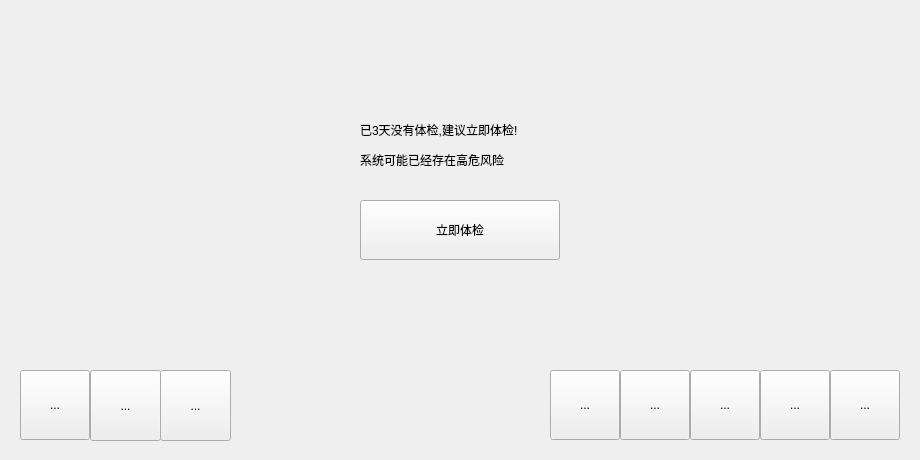
<?xml version="1.0" encoding="UTF-8"?>
<ui version="4.0">
    <class>HomeWidget</class>
    <widget class="QWidget" name="HomeWidget">
        <property name="geometry">
            <rect>
                <x>0</x>
                <y>0</y>
                <width>920</width>
                <height>460</height>
            </rect>
        </property>
        <property name="windowTitle">
            <string>Form</string>
        </property>
        <widget class="QWidget" name="home" native="true">
            <property name="geometry">
                <rect>
                    <x>0</x>
                    <y>0</y>
                    <width>920</width>
                    <height>460</height>
                </rect>
            </property>
            <widget class="QLabel" name="subtitle">
                <property name="geometry">
                    <rect>
                        <x>360</x>
                        <y>150</y>
                        <width>400</width>
                        <height>20</height>
                    </rect>
                </property>
                <property name="text">
                    <string>系统可能已经存在高危风险</string>
                </property>
            </widget>
            <widget class="QPushButton" name="roundButton">
                <property name="geometry">
                    <rect>
                        <x>360</x>
                        <y>200</y>
                        <width>200</width>
                        <height>60</height>
                    </rect>
                </property>
                <property name="text">
                    <string>立即体检</string>
                </property>
            </widget>
            <widget class="QToolButton" name="tbApp">
                <property name="geometry">
                    <rect>
                        <x>550</x>
                        <y>370</y>
                        <width>70</width>
                        <height>70</height>
                    </rect>
                </property>
                <property name="text">
                    <string>...</string>
                </property>
            </widget>
            <widget class="QToolButton" name="tbService">
                <property name="geometry">
                    <rect>
                        <x>620</x>
                        <y>370</y>
                        <width>70</width>
                        <height>70</height>
                    </rect>
                </property>
                <property name="text">
                    <string>...</string>
                </property>
            </widget>
            <widget class="QWidget" name="iconWidget" native="true">
                <property name="geometry">
                    <rect>
                        <x>110</x>
                        <y>90</y>
                        <width>190</width>
                        <height>190</height>
                    </rect>
                </property>
            </widget>
            <widget class="QLabel" name="title">
                <property name="geometry">
                    <rect>
                        <x>360</x>
                        <y>110</y>
                        <width>400</width>
                        <height>40</height>
                    </rect>
                </property>
                <property name="text">
                    <string>已3天没有体检,建议立即体检!</string>
                </property>
            </widget>
            <widget class="QToolButton" name="tbHandler">
                <property name="geometry">
                    <rect>
                        <x>690</x>
                        <y>370</y>
                        <width>70</width>
                        <height>70</height>
                    </rect>
                </property>
                <property name="text">
                    <string>...</string>
                </property>
            </widget>
            <widget class="QToolButton" name="tbFix">
                <property name="geometry">
                    <rect>
                        <x>760</x>
                        <y>370</y>
                        <width>70</width>
                        <height>70</height>
                    </rect>
                </property>
                <property name="text">
                    <string>...</string>
                </property>
            </widget>
            <widget class="QToolButton" name="tbMore">
                <property name="geometry">
                    <rect>
                        <x>830</x>
                        <y>370</y>
                        <width>70</width>
                        <height>70</height>
                    </rect>
                </property>
                <property name="text">
                    <string>...</string>
                </property>
            </widget>
            <widget class="QToolButton" name="fangHuZhongXin">
                <property name="geometry">
                    <rect>
                        <x>20</x>
                        <y>370</y>
                        <width>70</width>
                        <height>70</height>
                    </rect>
                </property>
                <property name="text">
                    <string>...</string>
                </property>
            </widget>
            <widget class="QToolButton" name="wangGouXianPei">
                <property name="geometry">
                    <rect>
                        <x>90</x>
                        <y>370</y>
                        <width>71</width>
                        <height>71</height>
                    </rect>
                </property>
                <property name="text">
                    <string>...</string>
                </property>
            </widget>
            <widget class="QToolButton" name="fanLeSuo">
                <property name="geometry">
                    <rect>
                        <x>160</x>
                        <y>370</y>
                        <width>71</width>
                        <height>71</height>
                    </rect>
                </property>
                <property name="text">
                    <string>...</string>
                </property>
            </widget>
        </widget>
    </widget>
    <resources/>
    <connections/>
</ui>
